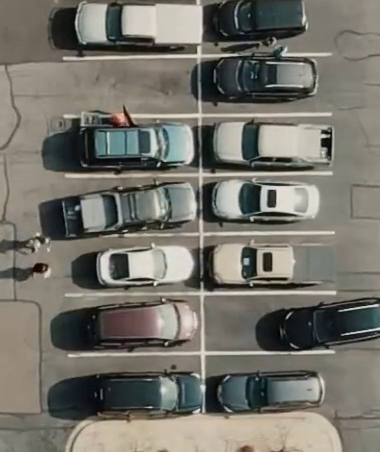
#> input picture frame 84 of Parking Spot Detection/Data/parking_crop.mp4, 380 x 452 px, given in place of test1.mp4, which was not available
$ jupyter execute --allow-errors Lane_Detection.ipynb   (text cells are left out)
#> lines starting #> are read from the running program, lines starting #| are printed output that depends on the picture; after the words box and inside, x2 and y2 are one past the last pixel; in counts of white or black regions, pixels touching at a corner belong together; pictures that were not available may be replaced by others from this repository, and a replacement may not be noted
[cell 1]
import cv2
import numpy as np
from google.colab.patches import cv2_imshow

[cell 2]
capture = cv2.VideoCapture('/content/test1.mp4')
ret, frame = capture.read()
#> frame is the input picture: shape (452, 380, 3); mean B, G, R 106.6, 114.8, 116.9
cv2_imshow(frame)

[cell 3]
def canny(img):
  gray = cv2.cvtColor(img, cv2.COLOR_BGR2GRAY)
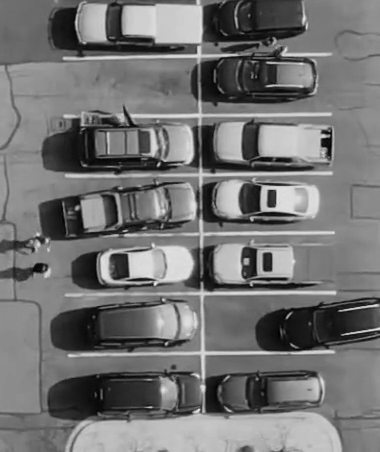
#> gray: shape (452, 380); min 0, max 241, mean 114.5
  kernel = 5
  blur = cv2.GaussianBlur(gray, (kernel, kernel), 0)
  canny = cv2.Canny(blur, 50, 150)
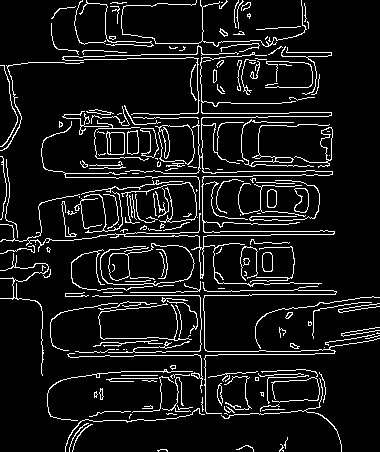
#> canny: shape (452, 380); 9% white in thin lines or dots
  return canny

[cell 4]
# Calling the canny function and checking if Canny Edge Detection is working fine or not.
canny_output = canny(frame)
cv2_imshow(canny_output)

[cell 5]
def region_of_interest(img):
  height = img.shape[0]
#> height = 452
  width = img.shape[1]
#> width = 380
  mask = np.zeros_like(img)
  triangle = np.array([[(200, height), (800, 350), (1200, height),]], np.int32)
#> triangle = [[200, 452], [800, 350], [1200, 452]]
  cv2.fillPoly(mask, triangle, 255)
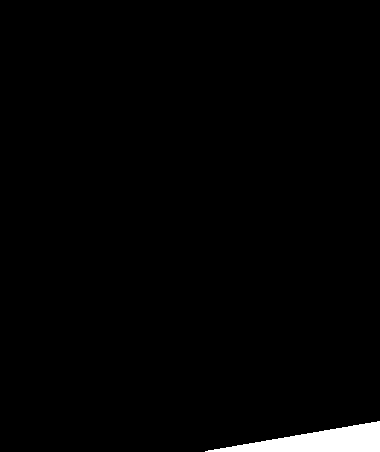
#> mask: shape (452, 380); 1.6% white; 1 white region, box (x1, y1, x2, y2) and area: (205, 421, 380, 452) 2800
  masked_image = cv2.bitwise_and(img, mask)
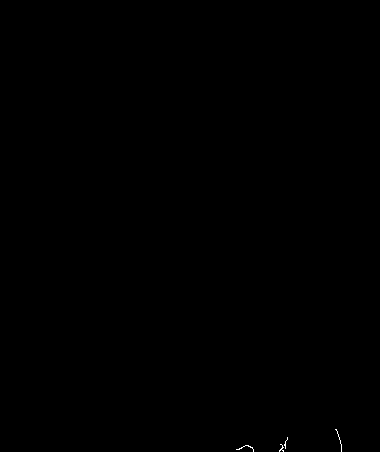
#> masked_image: shape (452, 380); 0.05% white in thin lines or dots, all inside (x1, y1, x2, y2) = (236, 429, 342, 452)
  return masked_image

[cell 6]
# Checking the output for only interested region and clearing noise.
canny_output = canny(frame)
masked_output = region_of_interest(canny_output)
cv2_imshow(masked_output)

[cell 7]
def houghLines(img):
  houghLines = cv2.HoughLinesP(img, 2, np.pi/180, 100, np.array([]), minLineLength = 40, maxLineGap= 5)
#> houghLines = None
  return houghLines

[cell 8]
def display_lines(img, lines):
  line_image = np.zeros_like(img)
  if lines is not None:
    for line in lines:
      x1, y1, x2, y2 = line.reshape(4)
      # cv2.line(img, (x1, y1), (x2, y2), (255, 0, 0), 10)
      cv2.line(line_image, (x1, y1), (x2, y2), (255, 255, 255), 10)
    return line_image

[cell 9]
canny_output = canny(frame)
masked_output = region_of_interest(canny_output)
lines = houghLines(masked_output)
line_image = display_lines(frame, lines)
cv2_imshow(line_image)

[cell 10]
def display_lines_on_frame(img, lines):
  line_image = np.zeros_like(img)
  if lines is not None:
    for line in lines:
      x1, y1, x2, y2 = line.reshape(4)
      cv2.line(img, (x1, y1), (x2, y2), (255, 0, 0), 10)
      # cv2.line(line_image, (x1, y1), (x2, y2), (255, 0, 0), 10)
    return img

[cell 11]
line_image = display_lines_on_frame(frame, lines)
cv2_imshow(line_image)

[cell 12]
def display_lines_average(img, lines):
  line_image = np.zeros_like(img)
  if lines is not None:
    for line in lines:
      for x1, y1, x2, y2 in line:
        cv2.line(img, (x1, y1), (x2, y2), (0, 0, 255), 10)
        # cv2.line(line_image, (x1, y1), (x2, y2), (255, 0, 0), 10)
    return img

[cell 13]
def make_points(img, lineSI):
  slope, intercept = lineSI
  height = img.shape[0]
  y1 = int(height)
  y2 = int(y1*3.0/5)
  x1 = int((y1-intercept)/slope)
  x2 = int((y2-intercept)/slope)
  return [[x1,y1,x2,y2]]

[cell 14]
def average_slope_intercept(img, lines):
  left_fit = []
  right_fit = []
  for line in lines:
    for x1, y1, x2, y2 in line:
      fit = np.polyfit((x1, x2), (y1, y2), 1)
      slope = fit[0]
      intercept = fit[1]
      if slope < 0:
        left_fit.append((slope, intercept))
      else:
        right_fit.append((slope, intercept))
  left_fit_average = np.average(left_fit, axis=0)
  right_fit_average = np.average(right_fit, axis=0)
  left_line = make_points(img, left_fit_average)
  right_line = make_points(img, right_fit_average)
  average_lines = [left_line, right_line]
  return average_lines

[cell 15]
# Refreshing the frame because previously the program was just updating the final lines on the last updated frame(image).
ret, frame = capture.read()

[cell 16]
canny_output = canny(frame)
#> in canny (call 4), `canny = cv2.Canny(blur, 50, 150)`:
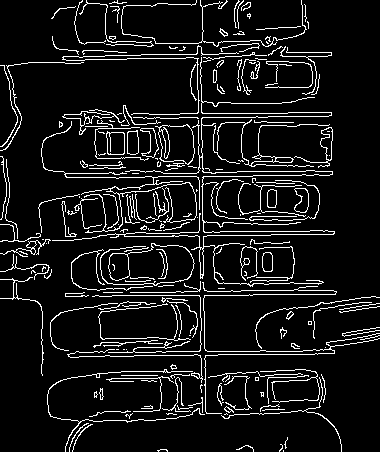
#> canny: shape (452, 380); 9% white in thin lines or dots
masked_output = region_of_interest(canny_output)

$ run again, starting later in the video
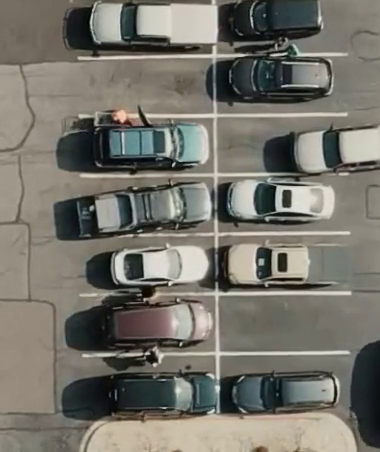
#> input picture frame 382 of Parking Spot Detection/Data/parking_crop.mp4, 380 x 452 px, given in place of test1.mp4, which was not available
#> frame is the input picture: shape (452, 380, 3); mean B, G, R 106.7, 115, 117.3
#> in canny, `canny = cv2.Canny(blur, 50, 150)`:
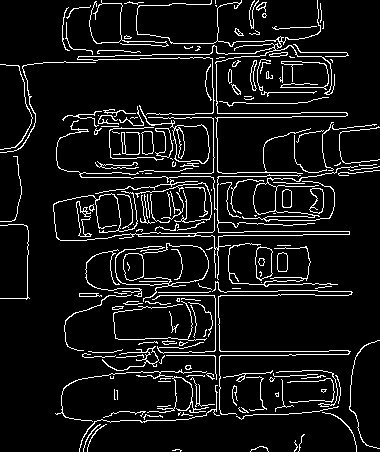
#> canny: shape (452, 380); 8.5% white in thin lines or dots
#> mask: shape (452, 380); 1.6% white; 1 white region, box (x1, y1, x2, y2) and area: (205, 421, 380, 452) 2800
#> masked_image: shape (452, 380); 0.08% white in thin lines or dots, all inside (x1, y1, x2, y2) = (250, 425, 380, 452)
#> houghLines = None
#> in canny (call 4), `canny = cv2.Canny(blur, 50, 150)`:
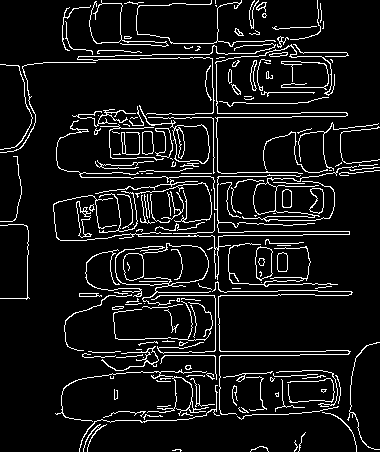
#> canny: shape (452, 380); 8.5% white in thin lines or dots

$ run again, starting later in the video
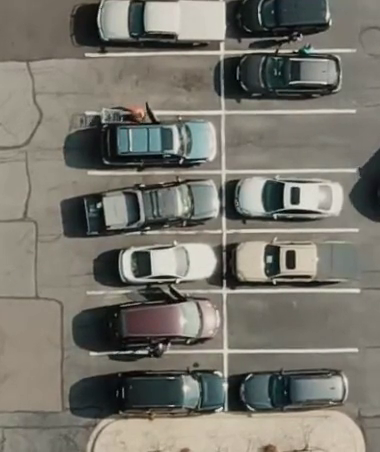
#> input picture frame 679 of Parking Spot Detection/Data/parking_crop.mp4, 380 x 452 px, given in place of test1.mp4, which was not available
#> frame is the input picture: shape (452, 380, 3); mean B, G, R 108.3, 117.2, 119.7
#> in canny, `canny = cv2.Canny(blur, 50, 150)`:
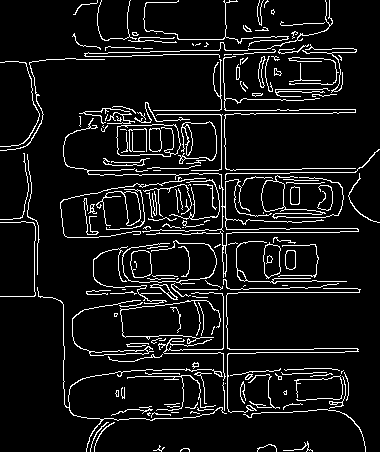
#> canny: shape (452, 380); 8.4% white in thin lines or dots
#> mask: shape (452, 380); 1.6% white; 1 white region, box (x1, y1, x2, y2) and area: (205, 421, 380, 452) 2800
#> masked_image: shape (452, 380); 0.07% white in thin lines or dots, all inside (x1, y1, x2, y2) = (257, 425, 366, 452)
#> houghLines = None
#> in canny (call 4), `canny = cv2.Canny(blur, 50, 150)`:
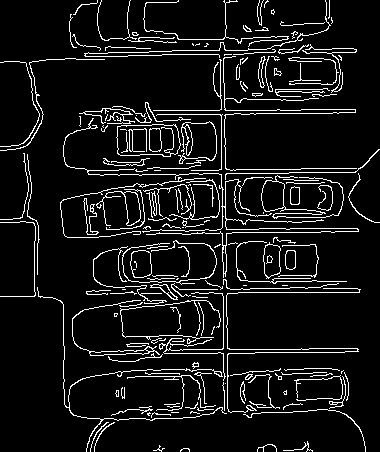
#> canny: shape (452, 380); 8.4% white in thin lines or dots
